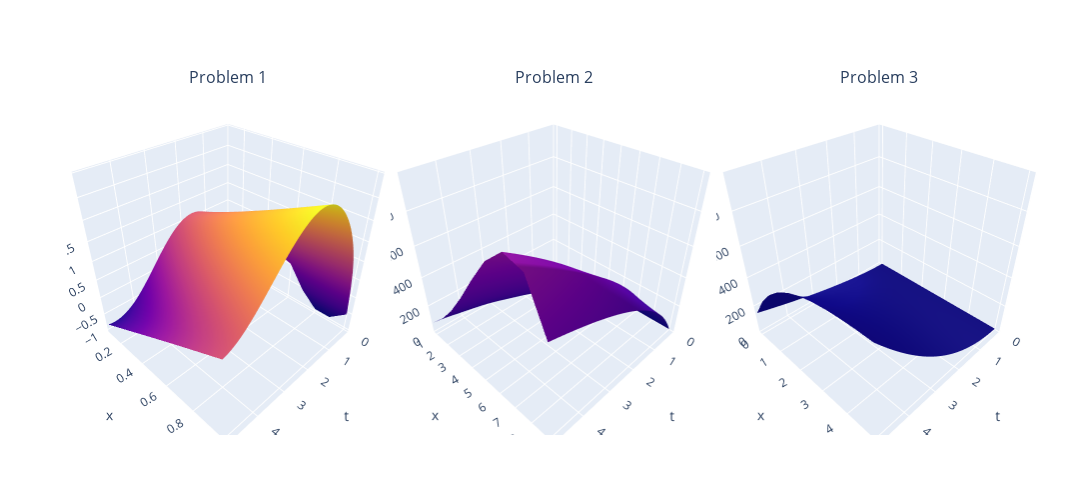

The notebook cell this image was saved under:
### Markdown cell above
Now, we will plot the time against domain against solution u using plotly's 3d plotting library:

### Code cell
import plotly.graph_objects as go
from plotly.subplots import make_subplots

# Create a 1x3 subplot layout
fig = make_subplots(rows=1, cols=3, 
                    specs=[[{'type': 'surface'}, {'type': 'surface'}, {'type': 'surface'}]], 
                    subplot_titles=('Problem 1', 'Problem 2', 'Problem 3'),
                    horizontal_spacing=0)

# Add the Surface plots to each subplot
fig.add_trace(go.Surface(z=u1, x=t_span1, y=x1), row=1, col=1)
fig.update_traces(showscale=False)
fig.add_trace(go.Surface(z=u2, x=t_span2, y=x2), row=1, col=2)
fig.update_traces(showscale=False)
fig.add_trace(go.Surface(z=u3, x=t_span3, y=x3), row=1, col=3)
fig.update_traces(showscale=False)


# Update the overall layout
fig.update_layout(
    scene=dict(
        xaxis_title='t',
        yaxis_title='x',
        zaxis_title='u',
        xaxis=dict(range=[0, 5])
    ),
    scene2=dict(
        xaxis_title='t',
        yaxis_title='x',
        zaxis_title='u',
        xaxis=dict(range=[0, 5]),
        zaxis=dict(range=[0, 1000])
    ),
    scene3=dict(
        xaxis_title='t',
        yaxis_title='x',
        zaxis_title='u',
        xaxis=dict(range=[0, 5]),
        zaxis=dict(range=[0, 1000])
    ),
    autosize=False,
    width=1500,
    height=500,
    margin=dict(l=65, r=50, b=65, t=90)
)

fig.show()

### Figure 1 — Plotly figure (JSON) as saved in the notebook; plotly's stock layout.template omitted (floating-point values rounded to 4 significant figures; data arrays with more than 128 entries replaced by an {"elided": "..."} marker saying what was removed)
{"data": [{"scene": "scene", "showscale": false, "type": "surface", "x": {"elided": "1001 float values"}, "y": [0.1, 0.2, 0.3, 0.4, 0.5, 0.6, 0.7, 0.8, 0.9, 1], "z": {"elided": "10x1001 float values"}}, {"scene": "scene2", "showscale": false, "type": "surface", "x": {"elided": "1001 float values"}, "y": [1, 2, 3, 4, 5, 6, 7, 8, 9], "z": {"elided": "9x1001 float values"}}, {"scene": "scene3", "showscale": false, "type": "surface", "x": {"elided": "1001 float values"}, "y": [0, 0.5, 1, 1.5, 2, 2.5, 3, 3.5, 4, 4.5, 5], "z": {"elided": "11x1001 float values"}}], "layout": {"annotations": [{"font": {"size": 16}, "showarrow": false, "text": "Problem 1", "x": 0.1667, "xanchor": "center", "xref": "paper", "y": 1, "yanchor": "bottom", "yref": "paper"}, {"font": {"size": 16}, "showarrow": false, "text": "Problem 2", "x": 0.5, "xanchor": "center", "xref": "paper", "y": 1, "yanchor": "bottom", "yref": "paper"}, {"font": {"size": 16}, "showarrow": false, "text": "Problem 3", "x": 0.8333, "xanchor": "center", "xref": "paper", "y": 1, "yanchor": "bottom", "yref": "paper"}], "autosize": false, "height": 500, "margin": {"b": 65, "l": 65, "r": 50, "t": 90}, "scene": {"domain": {"x": [0, 0.3333], "y": [0, 1]}, "xaxis": {"range": [0, 5], "title": {"text": "t"}}, "yaxis": {"title": {"text": "x"}}, "zaxis": {"title": {"text": "u"}}}, "scene2": {"domain": {"x": [0.3333, 0.6667], "y": [0, 1]}, "xaxis": {"range": [0, 5], "title": {"text": "t"}}, "yaxis": {"title": {"text": "x"}}, "zaxis": {"range": [0, 1000], "title": {"text": "u"}}}, "scene3": {"domain": {"x": [0.6667, 1], "y": [0, 1]}, "xaxis": {"range": [0, 5], "title": {"text": "t"}}, "yaxis": {"title": {"text": "x"}}, "zaxis": {"range": [0, 1000], "title": {"text": "u"}}}, "width": 1500}}
